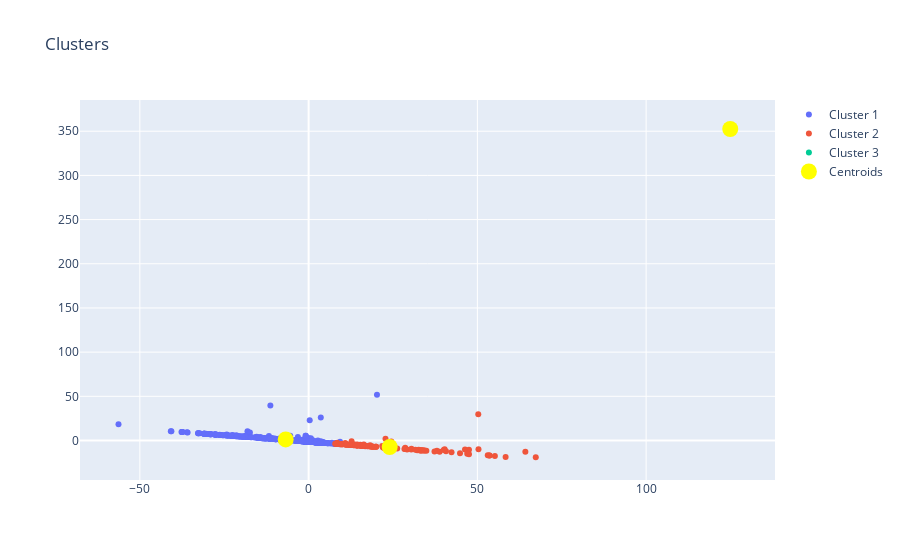

Notebook code cell kept with this figure:
### Code cell
#precompute_distances

number_clusters = 3
kmeans = KMeans(n_clusters = number_clusters, init = 'k-means++', random_state = random_state,n_init=10, max_iter=1000,precompute_distances=True)
y_kmeans = kmeans.fit_predict(X)

# Visualising the clusters

fig = go.Figure()

fig.add_trace(go.Scatter(x=X[y_kmeans == 0, 0], y=X[y_kmeans == 0, 1], name='Cluster 1', mode='markers'))
fig.add_trace(go.Scatter(x=X[y_kmeans == 1, 0], y=X[y_kmeans == 1, 1], name='Cluster 2', mode='markers'))
fig.add_trace(go.Scatter(x=X[y_kmeans == 2, 0], y=X[y_kmeans == 2, 1], name='Cluster 3', mode='markers'))
#fig.add_trace(go.Scatter(x=X[y_kmeans == 3, 0], y=X[y_kmeans == 3, 1], name='Cluster 4', mode='markers'))
#fig.add_trace(go.Scatter(x=X[y_kmeans == 4, 0], y=X[y_kmeans == 4, 1], name='Cluster 5', mode='markers'))
#fig.add_trace(go.Scatter(x=X[y_kmeans == 5, 0], y=X[y_kmeans == 5, 1], name='Cluster 6', mode='markers'))
#fig.add_trace(go.Scatter(x=X[y_kmeans == 6, 0], y=X[y_kmeans == 6, 1], name='Cluster 7', mode='markers'))#comment the lines if you chose less clusters
#fig.add_trace(go.Scatter(x=X[y_kmeans == 7, 0], y=X[y_kmeans == 7, 1], name='Cluster 8', mode='markers'))
#fig.add_trace(go.Scatter(x=X[y_kmeans == 8, 0], y=X[y_kmeans == 8, 1], name='Cluster 9', mode='markers'))
#fig.add_trace(go.Scatter(x=X[y_kmeans == 9, 0], y=X[y_kmeans == 9, 1], name='Cluster 10', mode='markers'))#add more lines if you chose more clusters

fig.add_trace(go.Scatter(x=kmeans.cluster_centers_[:, 0], y=kmeans.cluster_centers_[:, 1], name='Centroids', 
                         mode='markers', marker_color="rgb(255,255,0)", marker=dict(size=16)))

fig.update_layout(title='Clusters')

fig.show()

### Figure 1 — Plotly figure (JSON) as saved in the notebook; plotly's stock layout.template omitted (floating-point values rounded to 4 significant figures; data arrays with more than 128 entries replaced by an {"elided": "..."} marker saying what was removed)
{"data": [{"mode": "markers", "name": "Cluster 1", "type": "scatter", "x": {"elided": "436 float values"}, "y": {"elided": "436 float values"}}, {"mode": "markers", "name": "Cluster 2", "type": "scatter", "x": [19.03, 32.62, 16.77, 14.39, 16.66, 58.37, 47.51, 32.17, 14.46, 55.19, 10.87, 40.7, 13.62, 22.78, 7.898, 9.521, 19.95, 44.86, 8.799, 11.33, 19.9, 12.1, 8.44, 13.39, 13.69, 40.29, 33.29, 9.968, 11.66, 23.75, 24.64, 16.35, 11.83, 34.89, 8.021, 33.0, 14.74, 22.94, 20.01, 18.58, 38.81, 30.47, 9.865, 25.69, 12.79, 22.07, 15.31, 14.19, 28.64, 19.07, 15.7, 12.74, 64.22, 9.596, 22.31, 16.97, 15.6, 22.38, 25.24, 17.4, 23.92, 15.82, 16.01, 22.12, 9.462, 13.53, 28.62, 42.34, 33.72, 18.23, 15.13, 33.25, 34.36, 23.03, 50.27, 46.34, 9.171, 11.0, 15.2, 8.502, 25.22, 18.33, 22.37, 21.8, 12.7, 23.66, 47.0, 26.25, 47.52, 29.18, 10.85, 12.42, 12.18, 11.05, 19.25, 28.39, 34.18, 14.4, 30.42, 10.12, 9.432, 38.02, 31.63, 8.207, 67.31, 53.65, 40.02, 24.5, 53.09, 37.3, 50.33, 53.52, 14.38, 18.59, 18.15, 33.63, 17.68, 11.18], "y": [-6.952, -10.39, -6.401, -5.538, -6.225, -18.79, -10.36, -10.92, -5.553, -17.59, -4.495, -12.05, -4.518, 1.835, -3.64, -4.115, -7.186, -14.41, -3.94, -4.627, -7.171, -4.91, -3.82, -5.268, -5.133, -9.801, -11.09, -4.267, -4.737, -8.316, -8.683, -4.614, -4.815, -11.51, -3.678, -11.2, -5.232, -7.043, -7.212, -6.798, -12.68, -9.451, -4.227, -8.835, -4.855, -7.824, -4.903, -5.54, -9.681, -6.974, -6.113, -0.9845, -12.84, -4.136, -7.841, -6.328, -6.151, -6.684, -8.75, -6.473, -8.37, -6.063, -5.499, -7.843, -4.163, -5.317, -8.114, -13.23, -11.17, -5.481, -5.384, -11.29, -11.38, -8.218, 29.64, -10.26, -4.068, -4.611, -5.944, -2.616, -8.745, -6.713, -7.863, -6.171, -5.174, -8.289, -15.05, -9.081, -15.44, -10.07, -2.778, -5.015, -4.934, -4.561, -6.956, -9.662, -11.32, -5.541, -10.21, -4.318, -4.081, -11.53, -10.61, -3.744, -18.98, -17.0, -10.77, -1.062, -16.82, -12.51, -10.0, -17.08, -4.642, -6.804, -6.657, -11.21, -6.567, -4.6]}, {"mode": "markers", "name": "Cluster 3", "type": "scatter", "x": [124.9], "y": [352.5]}, {"marker": {"color": "rgb(255,255,0)", "size": 16}, "mode": "markers", "name": "Centroids", "type": "scatter", "x": [-6.791, 24.03, 124.9], "y": [1.197, -7.41, 352.5]}], "layout": {"title": {"text": "Clusters"}}}
